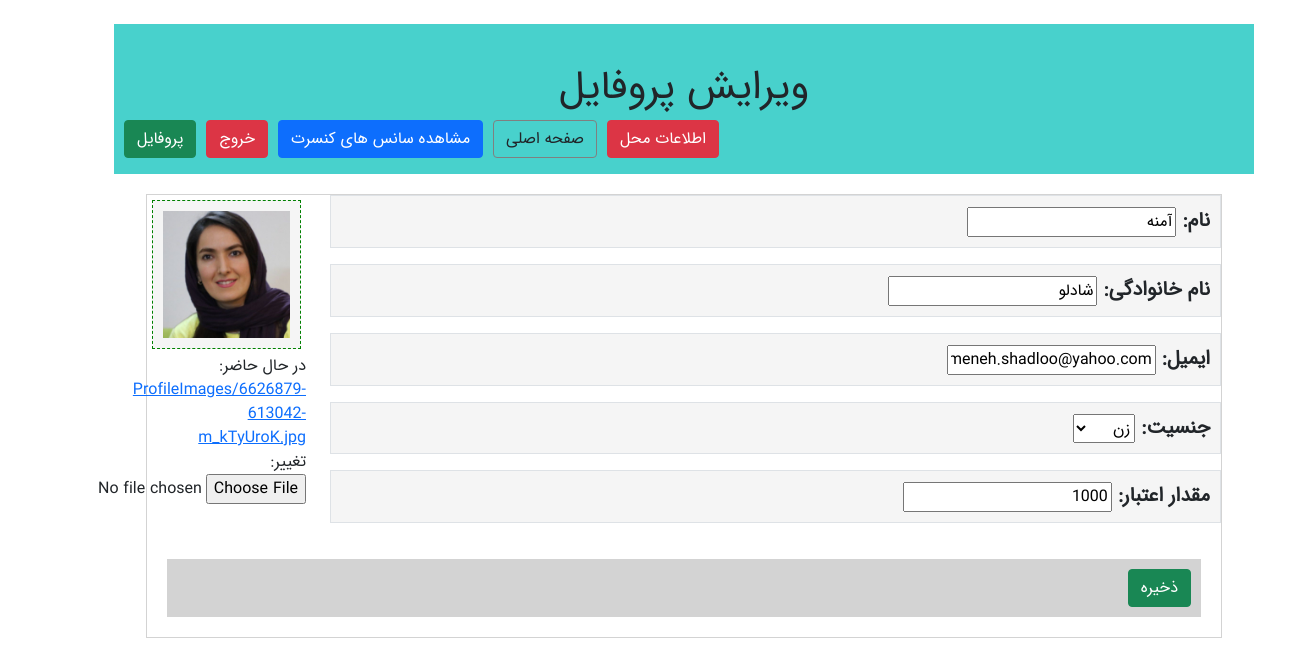
The app's page /accounts/profileEdit (signed in), older data.
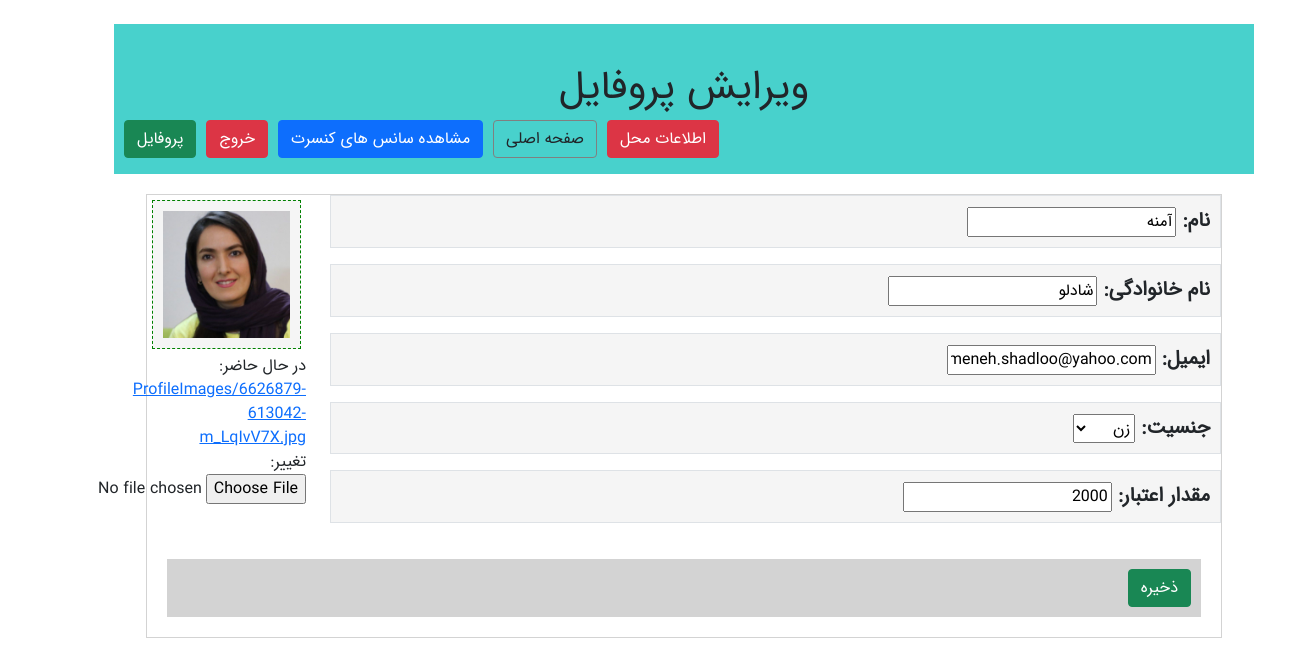
The same page, newer data.
### accounts/models.py (models this page shows)
class ProfileModel(models.Model):
    class Meta:
        verbose_name="کاربر"
        verbose_name_plural="کاربر"
    user=models.OneToOneField(User,on_delete=models.CASCADE,verbose_name="کاربری",related_name="profile")
    ProfileImage=models.ImageField(upload_to="ProfileImages/",verbose_name="عکس")
    Man=1
    Woman=2
    status_chioces=((Man,"مرد"),(Woman,"زن"))
    Gender=models.IntegerField(choices=status_chioces,verbose_name="جنسیت")
    Credit=models.IntegerField(verbose_name="اعتبار", default=0)

### accounts/views.py (the view)
# urls.py: path('profileEdit', views.ProfileEditView)
def ProfileEditView(request):
    if request.method=="POST":
        profileEditForm=ProfileEditForm(request.POST,request.FILES, instance=request.user.profile)
        userEditForm=UserEditForm(request.POST,instance=request.user)
        if profileEditForm.is_valid and userEditForm.is_valid:
            profileEditForm.save()
            userEditForm.save()
            return HttpResponseRedirect(reverse(accounts.views.profileView))
    else:
        profileEditForm=ProfileEditForm(instance=request.user.profile)
        userEditForm=UserEditForm(instance=request.user)
    context={
        "profileEditForm":profileEditForm,
        "userEditForm":userEditForm,
        "ProfileImage":request.user.profile.ProfileImage,
    }
    return render(request,"accounts/profileEdit.html",context)

### accounts/forms.py
class ProfileEditForm(forms.ModelForm):
    class Meta:
        model=ProfileModel
        fields=['ProfileImage','Credit','Gender']

class UserEditForm(UserChangeForm):
    class Meta(UserChangeForm.Meta):
        fields=["first_name","last_name","email"]
    password=None

### accounts/templates/accounts/profileEdit.html (shortened to what this page needs)
{% extends "ticketSales/layout.html" %}
{% block titlepage %}
    ویرایش پروفایل
{% endblock%}
{% block mainContent %}
    <form action="" method="POST" enctype="multipart/form-data">
        <div class="mainborder">
            <div class="row">
                <div class="col-md-10">
                    <div>
                        <p class="border"> <span class="title">نام: </span>{{userEditForm.first_name}}  </p>
                        <p class="border"> <span class="title"> نام خانوادگی: </span> {{userEditForm.last_name}} </p>
                        <p class="border"> <span class="title">ایمیل: </span> {{userEditForm.email}} </p>
                        <p class="border"> <span class="title">جنسیت: </span> {{ profileEditForm.Gender }}</p>
                        <p class="border"><span class="title">مقدار اعتبار: </span> {{ profileEditForm.Credit }}</p>
                    </div>
                </div>
                <div  class="col-md-2">
                    <div class="imageBox">
                        <img src="{{ ProfileImage.url }}">
                    </div>
                    {{ profileEditForm.ProfileImage }}
                </div>
           </div>
            <div class="bottonborder">
                <button type="submit" class="btn btn-success">ذخیره</button>
            </div>
        </div>
    </form>
{% endblock%}

Row changes from the older to the newer data that the page shows:
changed ProfileModel "زن": Credit "1000" → "2000"
Text that changed along with them:
text no longer shown: "در حال حاضر: ProfileImages/6626879-613042-m_kTyUroK.jpg"
text now shown: "در حال حاضر: ProfileImages/6626879-613042-m_LqIvV7X.jpg"
